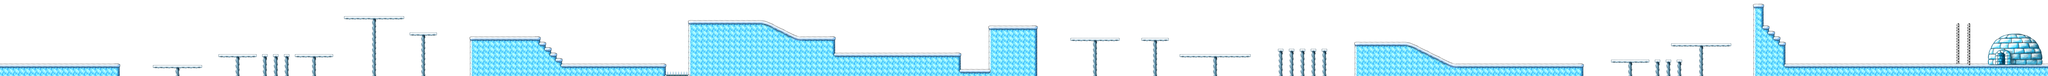

This game map was drawn from its Tiled (.tmx) file and the tilesets committed beside it. A one-line description and the trimmed map source follow:
An orthogonal 375x14 tile map with 32x32 px tiles, 3 tile layers (Back Tiles, Middle Tiles, Front Tiles), 13 tilesets and 158 objects (21x solid_top, 4x flying_spiky_path, 2x slope_topright, 2x flying_snowball_path, spike_top, ...).

<map version="1.0" orientation="orthogonal" renderorder="right-down" width="375" height="14" tilewidth="32" tileheight="32" backgroundcolor="#ffffff">
 <properties>
  <property name="bgname" value="bluemountain" />
  <property name="music" value="chipdisko.ogg" />
  <property name="name" value="Close Encounters of the Third Spring" />
 </properties>
 <tileset firstgid="1" source="../tilesets/creatures.tsx" />
 <tileset firstgid="16" source="../tilesets/snow.tsx" />
 <tileset firstgid="254" source="../tilesets/cave.tsx" />
 <tileset firstgid="326" source="../tilesets/castle.tsx" />
 <tileset firstgid="356" source="../tilesets/blocks.tsx" />
 <tileset firstgid="380" source="../tilesets/pipes.tsx" />
 <tileset firstgid="468" source="../tilesets/special_blocks.tsx" />
 <tileset firstgid="493" source="../tilesets/decoration_small.tsx" />
 <tileset firstgid="497" source="../tilesets/igloo.tsx" />
 <tileset firstgid="499" source="../tilesets/krush.tsx" />
 <tileset firstgid="500" source="../tilesets/krosh.tsx" />
 <tileset firstgid="501" source="../tilesets/snowman.tsx" />
 <tileset firstgid="502" source="../tilesets/door.tsx" />
 <layer name="Back Tiles" width="375" height="14">
  <data>[5250 cells, 18 non-empty, 3 distinct tile ids]</data>
 </layer>
 <layer name="Middle Tiles" width="375" height="14">
  <data>[5250 cells, 1290 non-empty, 35 distinct tile ids]</data>
 </layer>
 <objectgroup color="#000000" name="solid">
  <object x="0" y="384" width="704" height="64" />
  <object x="11936" y="256" width="64" height="128" />
  <object x="10464" y="384" width="1536" height="64" />
  <object x="10272" y="32" width="64" height="416" />
  <object x="10336" y="160" width="32" height="288" />
  <object x="10368" y="192" width="32" height="256" />
  <object x="10400" y="224" width="32" height="224" />
  <object x="10432" y="256" width="32" height="192" />
  <object x="8256" y="384" width="1024" height="64" />
  <object x="7936" y="256" width="320" height="192" />
  <object x="5792" y="160" width="288" height="288" />
  <object x="4896" y="320" width="736" height="128" />
  <object x="5632" y="416" width="160" height="32" />
  <object x="4032" y="128" width="448" height="320" />
  <object x="4480" y="224" width="416" height="224" />
  <object x="3168" y="384" width="736" height="64" />
  <object x="2752" y="224" width="416" height="224" />
  <object x="3168" y="256" width="32" height="32" />
  <object x="3168" y="288" width="64" height="32" />
  <object x="3168" y="320" width="96" height="32" />
  <object x="3168" y="352" width="128" height="32" />
 </objectgroup>
 <objectgroup name="Collision Objects">
  <object type="solid_top" x="896" y="384" width="288" height="32" />
  <object type="solid_top" x="1280" y="320" width="224" height="32" />
  <object type="solid_top" x="1536" y="320" width="32" height="32" />
  <object type="solid_top" x="1600" y="320" width="32" height="32" />
  <object type="solid_top" x="1664" y="320" width="32" height="32" />
  <object type="solid_top" x="1728" y="320" width="224" height="32" />
  <object type="solid_top" x="2016" y="96" width="352" height="32" />
  <object type="solid_top" x="2400" y="192" width="160" height="32" />
  <object type="slope_topright" x="4480" y="128" width="192" height="96" />
  <object type="spike_top" x="3904" y="416" width="128" height="32" />
  <object type="solid_top" x="6272" y="224" width="288" height="32" />
  <object type="solid_top" x="6688" y="224" width="160" height="32" />
  <object type="solid_top" x="6912" y="320" width="416" height="32" />
  <object type="solid_top" x="7488" y="288" width="32" height="32" />
  <object type="solid_top" x="7552" y="288" width="32" height="32" />
  <object type="solid_top" x="7616" y="288" width="32" height="32" />
  <object type="solid_top" x="7680" y="288" width="32" height="32" />
  <object type="solid_top" x="7744" y="288" width="32" height="32" />
  <object type="slope_topright" x="8256" y="256" width="256" height="128" />
  <object type="solid_top" x="9440" y="352" width="224" height="32" />
  <object type="solid_top" x="9696" y="352" width="32" height="32" />
  <object type="solid_top" x="9760" y="352" width="32" height="32" />
  <object type="solid_top" x="9824" y="352" width="32" height="32" />
  <object type="solid_top" x="9792" y="256" width="352" height="32" />
  <object type="level_end" x="11488" y="0" width="32" height="384" />
 </objectgroup>
 <objectgroup color="#00ff00" name="warp" />
 <objectgroup color="#005500" name="warp_spawn" />
 <objectgroup name="Items">
  <object gid="485" x="1888" y="320" />
  <object gid="479" x="8864" y="352" />
  <object gid="479" x="8896" y="352" />
  <object gid="479" x="8928" y="352" />
  <object gid="479" x="8960" y="352" />
  <object gid="479" x="8832" y="352" />
  <object gid="479" x="8800" y="320" />
  <object gid="479" x="8992" y="320" />
  <object gid="479" x="8864" y="320" />
  <object gid="479" x="8928" y="320" />
  <object gid="479" x="8832" y="288" />
  <object gid="479" x="8896" y="288" />
  <object gid="479" x="8960" y="288" />
  <object gid="479" x="8928" y="288" />
  <object gid="479" x="8864" y="288" />
  <object gid="479" x="8832" y="256" />
  <object gid="479" x="8864" y="224" />
  <object gid="479" x="8896" y="224" />
  <object gid="479" x="8928" y="224" />
  <object gid="479" x="8960" y="256" />
  <object gid="479" x="8992" y="288" />
  <object gid="479" x="9024" y="288" />
  <object gid="479" x="9056" y="320" />
  <object gid="479" x="9024" y="352" />
  <object gid="479" x="8992" y="352" />
  <object gid="479" x="8800" y="288" />
  <object gid="479" x="8768" y="288" />
  <object gid="479" x="8736" y="320" />
  <object gid="479" x="8768" y="352" />
  <object gid="479" x="8800" y="352" />
  <object gid="472" x="8896" y="128">
   <properties>
    <property name="item" value="tuxdoll" />
   </properties>
  </object>
  <object gid="487" x="5696" y="416" />
  <object gid="485" x="3840" y="384" />
  <object gid="485" x="10080" y="256" />
  <object gid="470" x="448" y="288" />
  <object gid="470" x="480" y="288" />
  <object gid="470" x="352" y="288" />
  <object gid="470" x="320" y="288" />
  <object gid="470" x="288" y="288" />
  <object gid="477" x="384" y="288" />
  <object gid="477" x="256" y="288" />
  <object gid="477" x="512" y="288" />
  <object gid="470" x="3520" y="288" />
  <object gid="470" x="3552" y="288" />
  <object gid="470" x="3648" y="288" />
  <object gid="470" x="3680" y="288" />
  <object gid="477" x="3584" y="288" />
  <object gid="477" x="3616" y="288" />
  <object gid="470" x="6720" y="128" />
  <object gid="470" x="6752" y="128" />
  <object gid="470" x="6784" y="128" />
  <object gid="470" x="10624" y="288" />
  <object gid="470" x="10752" y="288" />
  <object gid="470" x="10880" y="288" />
  <object gid="478" x="8032" y="128" />
  <object gid="470" x="8064" y="128" />
  <object gid="470" x="8096" y="128" />
  <object gid="477" x="8128" y="128" />
  <object gid="470" x="9472" y="256" />
  <object gid="470" x="9504" y="256" />
  <object gid="470" x="416" y="288" />
 </objectgroup>
 <objectgroup name="NPCs">
  <object gid="3" x="1152" y="384" />
  <object gid="3" x="1088" y="384" />
  <object gid="7" x="1552" y="320" />
  </objectgroup>
 <objectgroup name="Players">
  <!-- 1 objects omitted --></objectgroup>
 <layer name="Front Tiles" width="375" height="14">
  <data>[5250 cells, 9 non-empty, 3 distinct tile ids]</data>
 </layer>
</map>
<!-- 48 of 158 objects omitted -->
